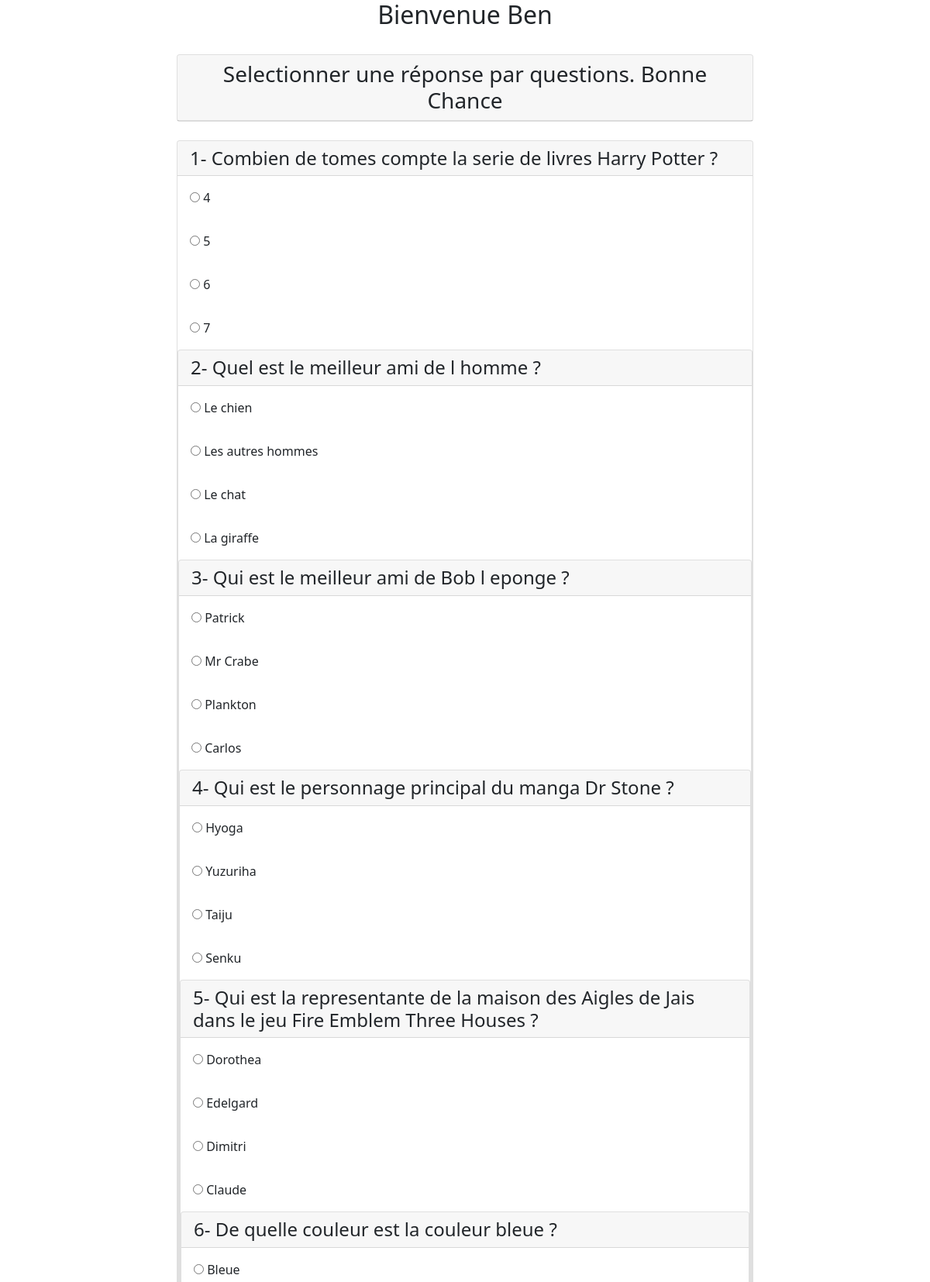
The page /acceuil.php (signed in, upper part) on the database its author committed.
### tables this page shows
CREATE TABLE IF NOT EXISTS `questions` (
  `idq` int(3) NOT NULL AUTO_INCREMENT,
  `libelleQ` varchar(255) NOT NULL,
  `niveau` int(11) NOT NULL,
  PRIMARY KEY (`idq`)
);

CREATE TABLE IF NOT EXISTS `reponses` (
  `idr` int(3) NOT NULL AUTO_INCREMENT,
  `idq` int(3) NOT NULL,
  `libeller` varchar(255) NOT NULL,
  `verite` tinyint(1) NOT NULL,
  PRIMARY KEY (`idr`)
);

### acceuil.php (the view, shortened to what this page needs)
<?php
    $id = mysqli_connect("127.0.0.1", "root", "", "qcm");
    mysqli_query($id,"SET NAMES 'utf8'");
?>
<!DOCTYPE html>
<html lang="en">
<head>
    <link rel="stylesheet" href="https://cdn.jsdelivr.net/npm/bootstrap@5.1.3/dist/css/bootstrap.min.css">
</head>
<body>
    <div class="container">
        <h2 class="text-center text-succes">
        </h2><br>
       <div class="col-xl-8 col-lg-8 col-md-8 col-sm-8 m-auto d-block">
            <div class="card">
                <h3 class="text-center card-header">Selectionner une réponse par questions. Bonne Chance</h3>
            </div><br>
            <form action="qcm2.php" method="post">
                <?php
                    for($i=1; $i < 11 ; $i++){
                    $req = "select * from questions
                            order by rand()
                            limit 10";
                    $rep = mysqli_query($id, $req);
                    while ($ligne = mysqli_fetch_array($rep)){
                        ?>
                        <div class="card">
                            <h4 class="card-header"><?php  echo $i."- ".$ligne['libelleQ']; ?></h4>
                            <?php
                                $i++;
                                $idq = $ligne["idq"];
                                $req2 = "select * from reponses
                                        where idq = $idq";
                                $rep2 = mysqli_query($id, $req2);
                                while ($ligne = mysqli_fetch_array($rep2)){
                                    ?>
                                <div class="card-body">
                                    <input type="radio" name="quest[<?php echo $ligne['idq'] ?>]" value="<?php echo $ligne['idr'] ?>">
                                    <?php  echo $ligne['libeller']; ?>
                                </div>
                <?php
                    }
                }
                }
                ?>
            </form>
        </div>
        </div><br><br>
</body>
</html>

### rows shown on the page
questions: libelleQ "Combien de tomes compte la serie de livres Harry Potter ?"
reponses: libeller "4"
reponses: libeller "5"
reponses: libeller "6"
reponses: libeller "7"
questions: libelleQ "Quel est le meilleur ami de l homme ?"
reponses: libeller "Le chien"
reponses: libeller "Les autres hommes"
reponses: libeller "Le chat"
reponses: libeller "La giraffe"
questions: libelleQ "Qui est le meilleur ami de Bob l eponge ?"
reponses: libeller "Patrick"
reponses: libeller "Mr Crabe"
reponses: libeller "Plankton"
reponses: libeller "Carlos"
questions: libelleQ "Qui est le personnage principal du manga Dr Stone ?"
reponses: libeller "Hyoga"
reponses: libeller "Yuzuriha"
reponses: libeller "Taiju"
reponses: libeller "Senku"
questions: libelleQ "Qui est la representante de la maison des Aigles de Jais dans le jeu Fire Emblem Three Houses ?"
reponses: libeller "Dorothea"
reponses: libeller "Edelgard"
reponses: libeller "Dimitri"
reponses: libeller "Claude"
questions: libelleQ "De quelle couleur est la couleur bleue ?"
reponses: libeller "Bleue"
